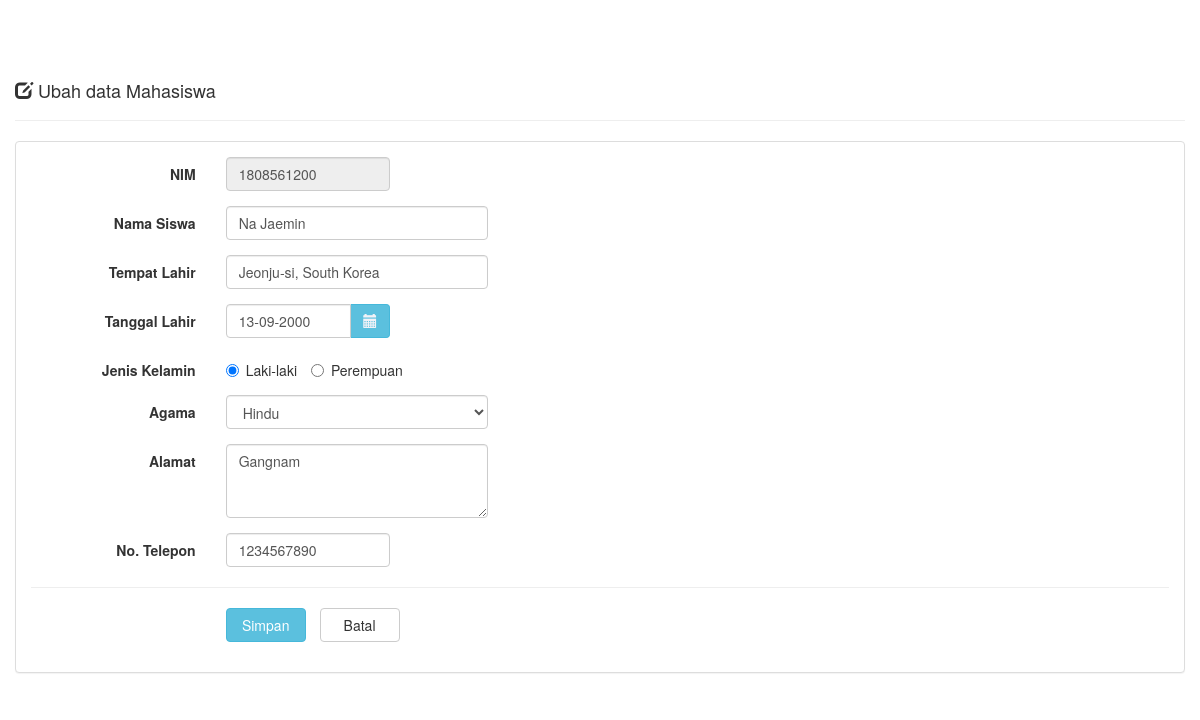
The app's page /PBW2020-pertemuan12-A/home.php?page=ubah&id=1808561200 with its own data.
### tables this page shows
CREATE TABLE `mhs` (
  `nim` varchar(10) NOT NULL,
  `nama` varchar(30) NOT NULL,
  `tempat_lahir` varchar(30) NOT NULL,
  `tanggal_lahir` date NOT NULL,
  `jenis_kelamin` enum('Laki-laki','Perempuan') NOT NULL,
  `agama` varchar(20) NOT NULL,
  `alamat` varchar(100) NOT NULL,
  `no_telepon` varchar(12) NOT NULL
);

### PBW2020-pertemuan12-A/form-ubah.php (the view, shortened to what this page needs)
<div class="row">
  <div class="col-md-12">
    <div class="page-header">
      <h4>
        <i class="glyphicon glyphicon-edit"></i>
        Ubah data Mahasiswa
      </h4>
    </div>
    <?php
    if (isset($_GET['id'])) {
      $nim   = $_GET['id'];
      $query = mysqli_query($db, "SELECT * FROM mhs WHERE nim='$nim'") or die('Query Error : '.mysqli_error($db));
      while ($data  = mysqli_fetch_assoc($query)) {
        $nim           = $data['nim'];
        $nama          = $data['nama'];
        $tempat_lahir  = $data['tempat_lahir'];
        $tanggal       = $data['tanggal_lahir'];
        $tgl           = explode('-',$tanggal);
        $tanggal_lahir = $tgl[2]."-".$tgl[1]."-".$tgl[0];
        $jenis_kelamin = $data['jenis_kelamin'];
        $agama         = $data['agama'];
        $alamat        = $data['alamat'];
        $no_telepon    = $data['no_telepon'];
      }
    }
    ?>
    <div class="panel panel-default">
      <div class="panel-body">
        <form class="form-horizontal" method="POST" action="proses-ubah.php">
          <div class="form-group">
            <label class="col-sm-2 control-label">NIM</label>
            <div class="col-sm-2">
              <input type="text" class="form-control" name="nim" value="<?php echo $nim; ?>" readonly>
            </div>
          </div>
          <div class="form-group">
            <label class="col-sm-2 control-label">Nama Siswa</label>
            <div class="col-sm-3">
              <input type="text" class="form-control" name="nama" autocomplete="off" value="<?php echo $nama; ?>" required>
            </div>
          </div>
          <div class="form-group">
            <label class="col-sm-2 control-label">Tempat Lahir</label>
            <div class="col-sm-3">
              <input type="text" class="form-control" name="tempat_lahir" autocomplete="off" value="<?php echo $tempat_lahir; ?>" required>
            </div>
          </div>
          <div class="form-group">
            <label class="col-sm-2 control-label">Tanggal Lahir</label>
            <div class="col-sm-2">
              <div class="input-group">
                <input type="text" class="form-control date-picker" data-date-format="dd-mm-yyyy" name="tanggal_lahir" autocomplete="off" value="<?php echo $tanggal_lahir; ?>" required>
                <span class="input-group-addon">
                  <i class="glyphicon glyphicon-calendar"></i>
                </span>
              </div>
            </div>
          </div>
          <div class="form-group">
            <label class="col-sm-2 control-label">Jenis Kelamin</label>
            <div class="col-sm-4">
            <?php
            if ($jenis_kelamin=='Laki-laki') { ?>
              <label class="radio-inline">
                <input type="radio" name="jenis_kelamin" value="Laki-laki" checked> Laki-laki
              </label>
              <label class="radio-inline">
                <input type="radio" name="jenis_kelamin" value="Perempuan"> Perempuan
              </label>
            <?php
            }
            ?>
            </div>
          </div>
          <div class="form-group">
            <label class="col-sm-2 control-label">Agama</label>
            <div class="col-sm-3">
              <select class="form-control" name="agama" placeholder="Pilih Agama" required>
                <option value="<?php echo $agama; ?>"><?php echo $agama; ?></option>
              </select>
            </div>
          </div>
          <div class="form-group">
            <label class="col-sm-2 control-label">Alamat</label>
            <div class="col-sm-3">
              <textarea class="form-control" name="alamat" rows="3" required><?php echo $alamat; ?></textarea>
            </div>
          </div>
          <div class="form-group">
            <label class="col-sm-2 control-label">No. Telepon</label>
            <div class="col-sm-2">
              <input type="text" class="form-control" name="no_telepon" autocomplete="off" maxlength="12" onKeyPress="return goodchars(event,'0123456789',this)" value="<?php echo $no_telepon; ?>" required>
            </div>
          </div>
          <hr/>
          <div class="form-group">
            <div class="col-sm-offset-2 col-sm-10">
              <input type="submit" class="btn btn-info btn-submit" name="simpan" value="Simpan">
              <a href="home.php" class="btn btn-default btn-reset">Batal</a>
            </div>
          </div>
        </form>
      </div>
    </div>
  </div>
</div>

### PBW2020-pertemuan12-A/assets/css/style.css (style rules this page uses)
body { padding-top: 40px; }
.input-group-addon { background-color: #5bc0de; border: 1px solid #46b8da; border-radius: 4px; color: #f1f2f7; }
.btn-submit { width: 80px; }
.btn-reset { width: 80px; margin-left: 10px; }

### records on screen
mhs: nim "1808561200", nama "Na Jaemin", tempat_lahir "Jeonju-si, South Korea", tanggal_lahir "13-09-2000", agama "Hindu", alamat "Gangnam", no_telepon "1234567890"
